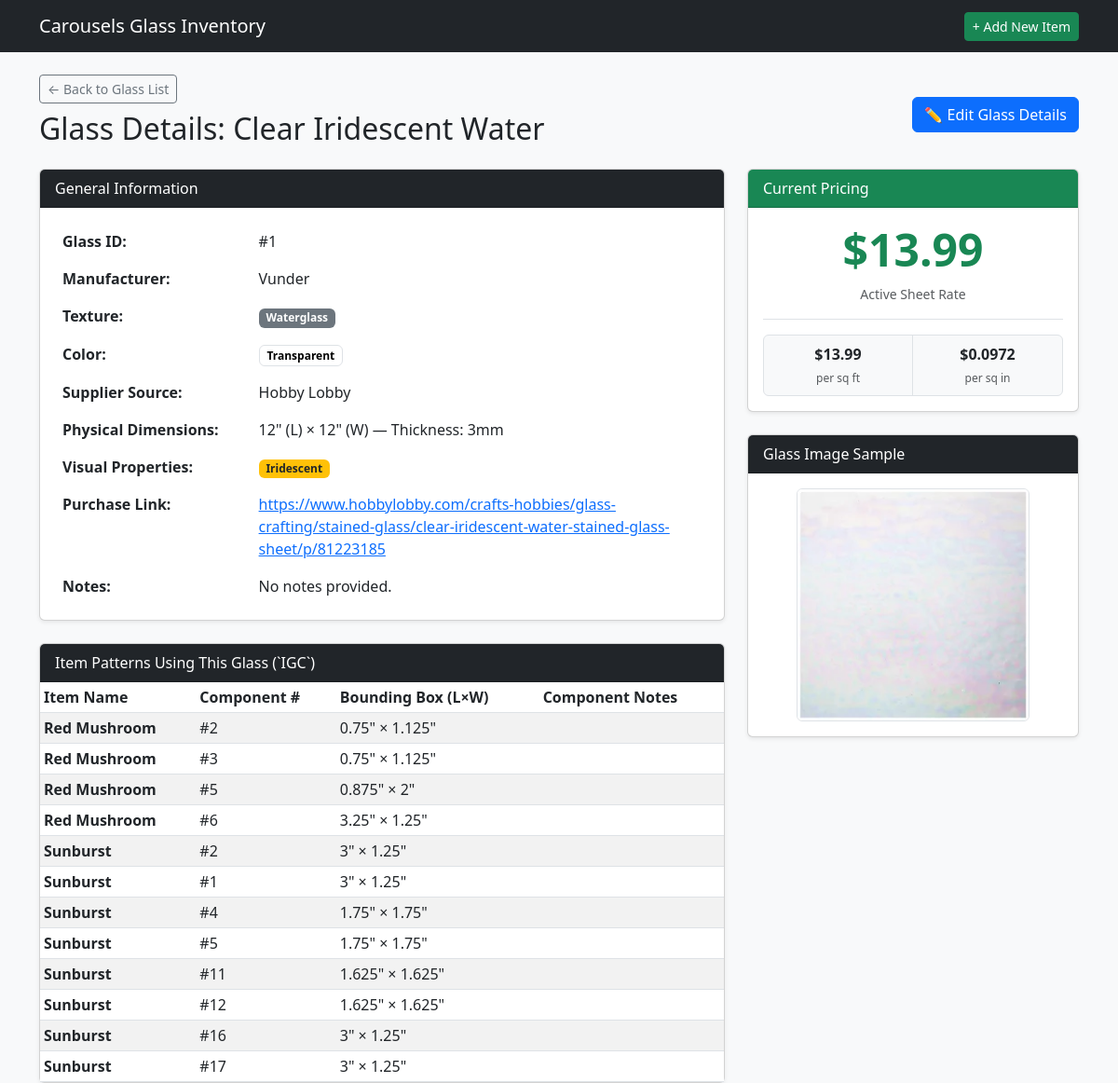
The page /glass/1 on the database as committed earlier.
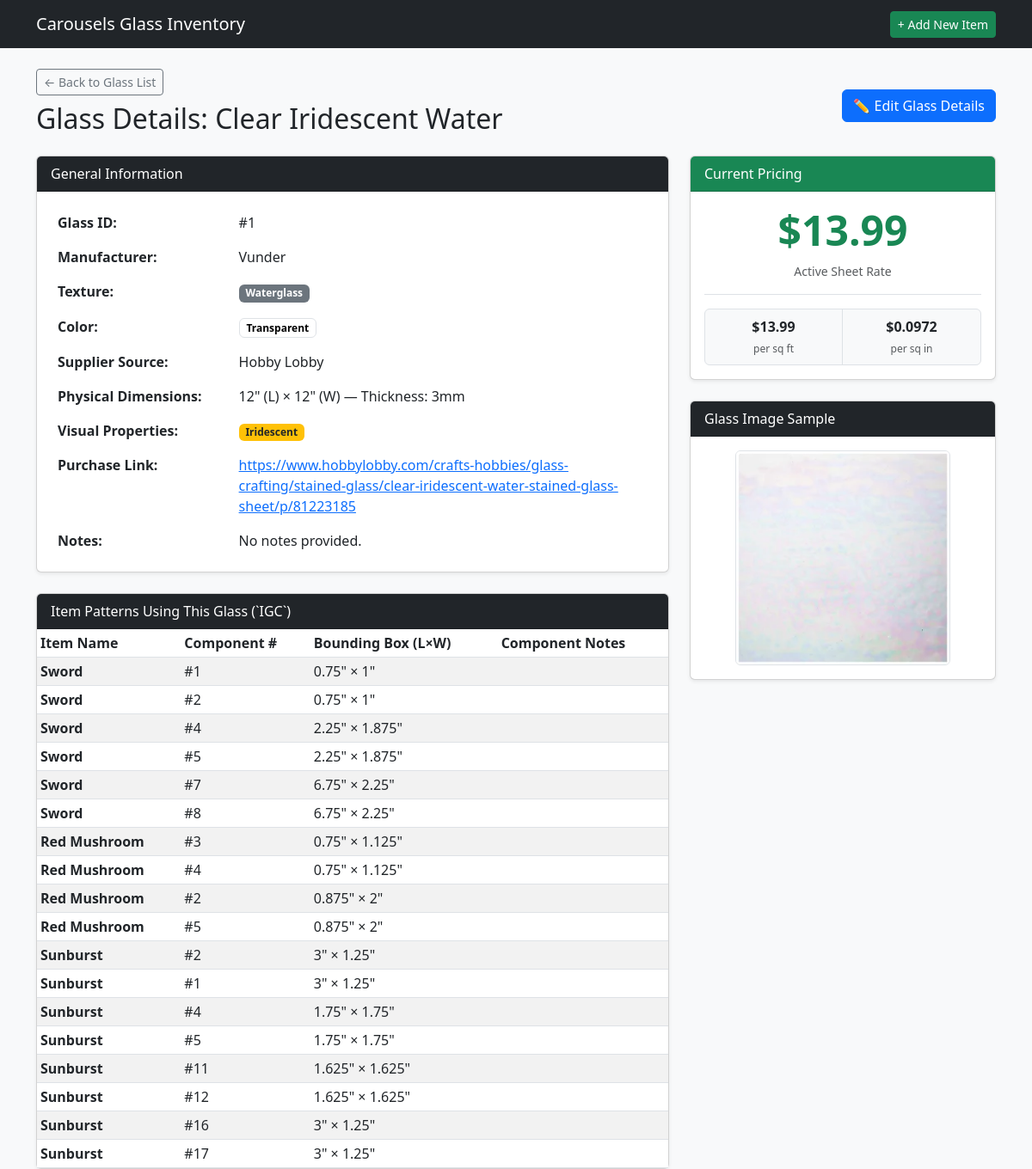
The same page on the database as committed later.
### tables this page shows
CREATE TABLE IGC (

    COMPID INTEGER PRIMARY KEY AUTOINCREMENT,
    COMPNAME TEXT,
    ITEMID INTEGER,
    COMPNUM INTEGER,
    SVGREG INTEGER,
    GLASSID INTEGER,
    COMPLEN NUMERIC,
    COMPWID NUMERIC,
    COMPNOTE TEXT,
    ISSCRAP INTEGER,
    ISGRAIN INTEGER,
    ISACTIVE INTEGER,

    FOREIGN KEY (ITEMID) REFERENCES ITM(ITEMID) ON DELETE CASCADE ON UPDATE CASCADE,
    FOREIGN KEY (GLASSID) REFERENCES GSI(GLASSID) ON DELETE SET NULL ON UPDATE CASCADE
);

CREATE TABLE ITM (

    ITEMID INTEGER PRIMARY KEY AUTOINCREMENT,
    ITMNAME TEXT,
    ITMIMG TEXT,
    ONEOFF INTEGER,
    VARIAT INTEGER,
    ITMGRP TEXT,
    VARIID INTEGER,
    CURRENT INTEGER,
    ITMPTRN TEXT,
    ITMSVG TEXT,
    ITMNOTE TEXT,
    ITMLEN TEXT,
    ITMWID TEXT,
    ITMSLDR NUMERIC,
    ITMCAME NUMERIC,
    ITMFOIL NUMERIC,
    ITMCHAIN INTEGER,
    ITMRING INTEGER,
    ITMWIRE INTEGER,
    IMISLDR INTEGER,
    IMICAME INTEGER,
    IMIFOIL INTEGER,
    IMICHAIN INTEGER,
    IMIRING INTEGER,
    IMIWIRE INTEGER,
    ISACTIVE INTEGER, PARENT,

    FOREIGN KEY (ITMGRP) REFERENCES IGP(ITMGRP) ON DELETE SET NULL ON UPDATE CASCADE,
    FOREIGN KEY (VARIID) REFERENCES IVR(VARIID) ON DELETE SET NULL ON UPDATE CASCADE,
    FOREIGN KEY (IMISLDR) REFERENCES MSI(MSIID) ON DELETE SET NULL ON UPDATE CASCADE,
    FOREIGN KEY (IMICAME) REFERENCES MSI(MSIID) ON DELETE SET NULL ON UPDATE CASCADE,
    FOREIGN KEY (IMIFOIL) REFERENCES MSI(MSIID) ON DELETE SET NULL ON UPDATE CASCADE,
    FOREIGN KEY (IMICHAIN) REFERENCES MSI(MSIID) ON DELETE SET NULL ON UPDATE CASCADE,
    FOREIGN KEY (IMIRING) REFERENCES MSI(MSIID) ON DELETE SET NULL ON UPDATE CASCADE,
    FOREIGN KEY (IMIWIRE) REFERENCES MSI(MSIID) ON DELETE SET NULL ON UPDATE CASCADE

);

### app.py (the view)
@app.route('/glass/<int:glass_id>')
def glass_detail(glass_id):
    db = get_db()
    glass = db.execute('''
        SELECT g.*, p.GLSPRICE, s.SRCWEB, s.GLSLOGO, c.CHEX
        FROM GSI g
        LEFT JOIN GPC p ON g.GLASSID = p.GLASSID
        LEFT JOIN GSL s ON g.GLSOURCE = s.GLSOURCE
        LEFT JOIN COLOR c ON g.COLOR = c.COLOR
        WHERE g.GLASSID = ?
    ''', (glass_id,)).fetchone()
    if not glass:
        flash('Glass sheet record not found.', 'danger')
        return redirect(url_for('list_glass'))
    components = db.execute('''
        SELECT c.*, i.ITMNAME
        FROM IGC c
        JOIN ITM i ON c.ITEMID = i.ITEMID
        WHERE c.GLASSID = ?
    ''', (glass_id,)).fetchall()
    return render_template(
        'glass_detail.html', glass=glass, components=components
    )

### app.py (called while the page is built)
def get_db():
    conn = sqlite3.connect(DATABASE)
    conn.row_factory = sqlite3.Row
    conn.execute("PRAGMA foreign_keys = ON;")
    return conn

### templates/glass_detail.html (shortened to what the changed rows need)
{% extends 'base.html' %}
{% block content %}
<div class="d-flex justify-content-between align-items-center mb-3">
    <div>
        <h2>Glass Details: {{ glass.GLSNAME }}</h2>
    </div>
</div>
<div class="row">
    <div class="col-md-8">
        <div class="card shadow-sm mb-4">
            <div class="card-body">
                <table class="table table-borderless mb-0">
                    <tbody>
                        <tr>
                            <th style="width: 30%;">Glass ID:</th>
                        </tr>
                        <tr>
                            <th>Manufacturer:</th>
                        </tr>
                        <tr>
                            <th>Texture:</th>
                        </tr>
                        <tr>
                            <th>Color:</th>
                        </tr>
                        <tr>
                            <th>Supplier Source:</th>
                        </tr>
                        <tr>
                            <th>Physical Dimensions:</th>
                        </tr>
                        <tr>
                            <th>Visual Properties:</th>
                        </tr>
                        <tr>
                            <th>Purchase Link:</th>
                        </tr>
                        <tr>
                            <th>Notes:</th>
                        </tr>
                    </tbody>
                </table>
            </div>
        </div>
        <div class="card shadow-sm">
            <div class="card-body p-0">
                <table class="table table-sm table-striped mb-0">
                    <thead>
                        <tr>
                            <th>Item Name</th>
                            <th>Component #</th>
                            <th>Bounding Box (L×W)</th>
                            <th>Component Notes</th>
                        </tr>
                    </thead>
                    <tbody>
                        {% for comp in components %}
                        <tr>
                            <td><strong>{{ comp.ITMNAME }}</strong></td>
                            <td>#{{ comp.COMPNUM }}</td>
                            <td>{{ comp.COMPLEN or '—' }}" × {{ comp.COMPWID or '—' }}"</td>
                            <td>{{ comp.COMPNOTE or '' }}</td>
                        </tr>
                        {% else %}
                        <tr>
                            <td colspan="4" class="text-center py-3 text-muted">No item patterns currently reference this glass type.</td>
                        </tr>
                        {% endfor %}
                    </tbody>
                </table>
            </div>
        </div>
    </div>
<div class="col-md-4">
        <div class="card shadow-sm mb-4">
            <div class="card-body text-center">
                {% if glass.GLSPRICE %}
                    <h1 class="display-5 text-success fw-bold">${{ "%.2f"|format(glass.GLSPRICE) }}</h1>
                {% else %}
                    <p class="text-muted mb-0">No active price set for this sheet.</p>
                {% endif %}
            </div>
        </div>
    </div>
</div>
{% endblock %}

Rows that differ between the two databases and show on the page:
no longer on this page (row edited): IGC: ITMNAME "Red Mushroom", COMPNUM "6", COMPLEN "3.25", COMPWID "1.25"
now on this page (row edited): IGC: ITMNAME "Sword", COMPNUM "1", COMPLEN "0.75", COMPWID "1"
now on this page (row edited): IGC: ITMNAME "Sword", COMPNUM "2", COMPLEN "0.75", COMPWID "1"
now on this page (row edited): IGC: ITMNAME "Sword", COMPNUM "4", COMPLEN "2.25", COMPWID "1.875"
now on this page (row edited): IGC: ITMNAME "Sword", COMPNUM "5", COMPLEN "2.25", COMPWID "1.875"
now on this page (row edited): IGC: ITMNAME "Sword", COMPNUM "7", COMPLEN "6.75", COMPWID "2.25"
now on this page (row edited): IGC: ITMNAME "Sword", COMPNUM "8", COMPLEN "6.75", COMPWID "2.25"
changed IGC (number 7 of 18 on the later page): COMPNUM "2" → "3"
changed IGC (number 8 of 18 on the later page): COMPNUM "3" → "4"
now on this page (row edited): IGC: ITMNAME "Red Mushroom", COMPNUM "2", COMPLEN "0.875", COMPWID "2"
